Frame 1 (no input): blank canvas, image omitted
Frame 60 (no input): blank canvas, image omitted
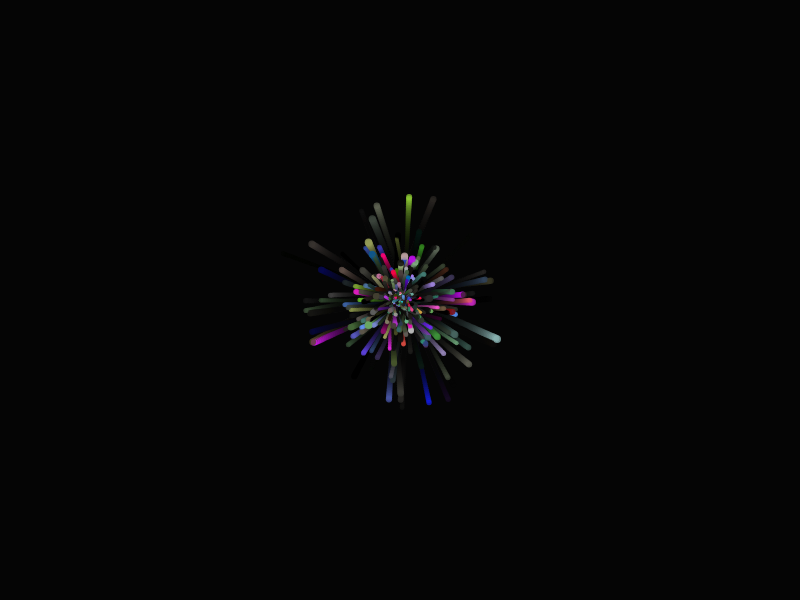
Frame 120 (the mouse pressed at the canvas centre since frame 60)

The p5.js sketch whose frames 1 and 60 were blank and that drew this single picture after the mouse press (run headless with seeded random() and noise() and a simulated clock; from frame 60 on, the mouse is pressed at the canvas centre):

// p5.js sketch
// ── sketch.js
let particles = [];
const maxParticles = 1000;
const particleCount = 5;

class Particle {
  constructor(x, y) {
    this.x = x;
    this.y = y;
    this.size = 2;
    this.maxSize = random(8, 15);
    this.color = color(random(255), random(255), random(255));
    this.alpha = 255;
    this.life = 1.0;
    this.angle = random(TWO_PI);
    this.speed = random(0.5, 2);
    this.growthRate = random(0.05, 0.1);
    this.fadeRate = random(0.5, 1.5);
    this.waveOffset = random(TWO_PI);
  }

  update() {
    this.x += cos(this.angle) * this.speed;
    this.y += sin(this.angle) * this.speed;

    this.size += this.growthRate;
    this.life -= this.fadeRate / 255.0;
    this.alpha = map(this.life, 0, 1, 0, 255);

    if (this.size > this.maxSize) {
      this.angle += random(-0.1, 0.1);
    }

    if (this.life <= 0) {
      return false;
    }
    return true;
  }

  display() {
    noStroke();
    fill(red(this.color), green(this.color), blue(this.color), this.alpha);
    ellipse(this.x, this.y, this.size);
  }
}

function setup() {
  createCanvas(800, 600);
  colorMode(HSB, 255);
  noCursor();
}

function draw() {
  background(0, 0, 0, 20);

  if (mouseIsPressed) {
    for (let i = 0; i < particleCount; i++) {
      const angle = random(TWO_PI);
      const dist = random(5, 10);
      const x = mouseX + cos(angle) * dist;
      const y = mouseY + sin(angle) * dist;
      particles.push(new Particle(x, y));
    }
  }

  for (let i = particles.length - 1; i >= 0; i--) {
    if (!particles[i].update()) {
      particles.splice(i, 1);
    } else {
      particles[i].display();
    }
  }

  if (particles.length > maxParticles) {
    particles.splice(0, particles.length - maxParticles);
  }
}
